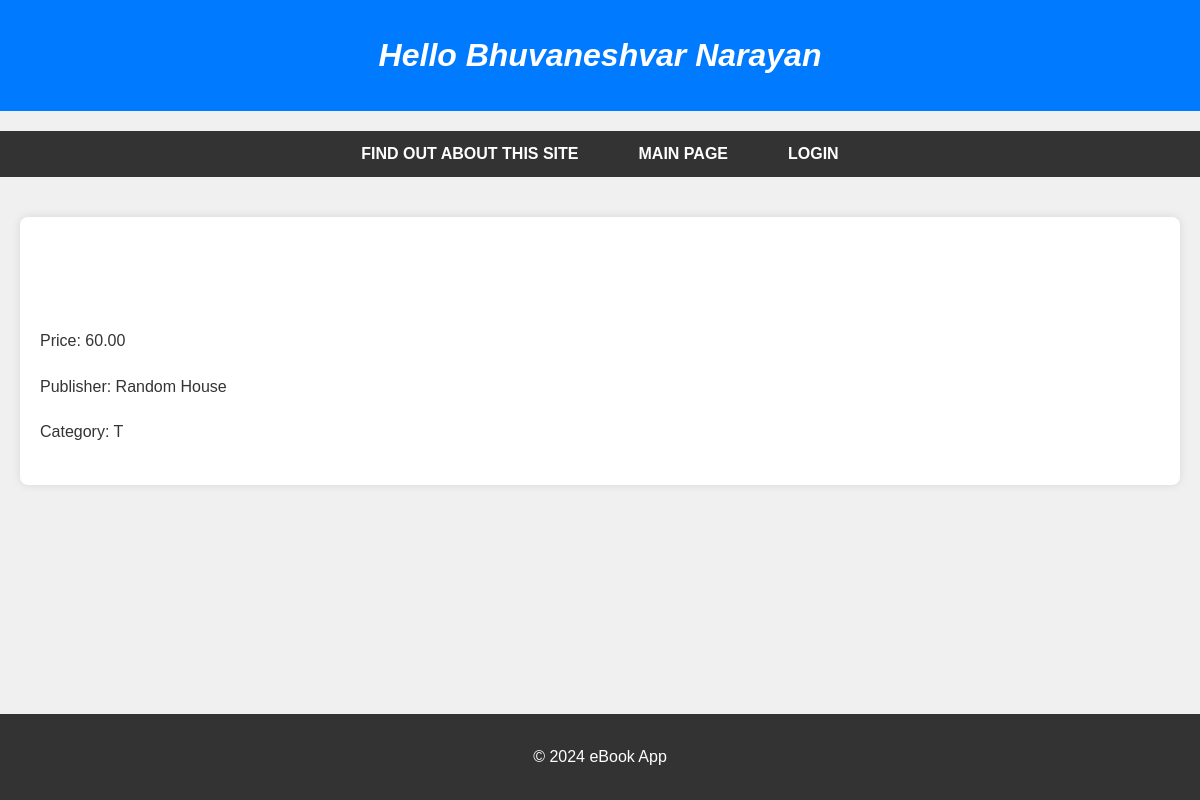
/myapp/3/, run on the app's committed database.
### myapp/models.py (models this page shows, shortened)
class Book(models.Model):
    CATEGORY_CHOICES = [
        ('S', 'Scinece&Tech'),
        ('F', 'Fiction'),
        ('B', 'Biography'),
        ('T', 'Travel'),
        ('O', 'Other')
    ]
    title = models.CharField(max_length=200)
    category = models.CharField(max_length=1, choices=CATEGORY_CHOICES, default='S')
    num_pages = models.PositiveIntegerField(default=100)
    price = models.DecimalField(max_digits=10, decimal_places=2)
    publisher = models.ForeignKey(Publisher, related_name='books', on_delete=models.CASCADE)
    description = models.TextField(blank=True, null=True) # Lab 4
    num_reviews = models.PositiveIntegerField(default=0)  # New field

class Publisher(models.Model):
    name = models.CharField(max_length=200)
    website = models.URLField()
    city = models.CharField(max_length=20, blank=True)
    country = models.CharField(max_length=100, default='USA') # Lab 4
    def __str__(self):
        return self.name

### myapp/views.py (the view)
# urls.py: path('<int:book_id>/', views.detail_view, name='detail'),
def detail_view(request, book_id):
    book = get_object_or_404(Book, pk=book_id)
    return render(request, 'myapp/detail.html', {'book': book})

### myapp/templates/myapp/detail.html (shortened to what this page needs)
{% extends 'myapp/base.html' %}
{% block body_block %}
    <h1>{{ book.title }}</h1>
    <p>Price: {{ book.price }}</p>
    <p>Publisher: {{ book.publisher }}</p>
    <p>Category: {{ book.category }} </p>
{% endblock %}

### myapp/static/myapp/style.css (style rules this page uses)
body { background-color: #f0f0f0; color: #333; font-family: Arial, sans-serif; font-size: 16px; margin: 0; padding: 0; line-height: 1.6; }
h1 { font-size: 32px; color: #ffffff; font-style: italic; text-align: center; margin-top: 20px; margin-bottom: 20px; }
p { margin: 20px 0; }

### data on the page
Book: price "60.00", publisher "Random House", category "T"
